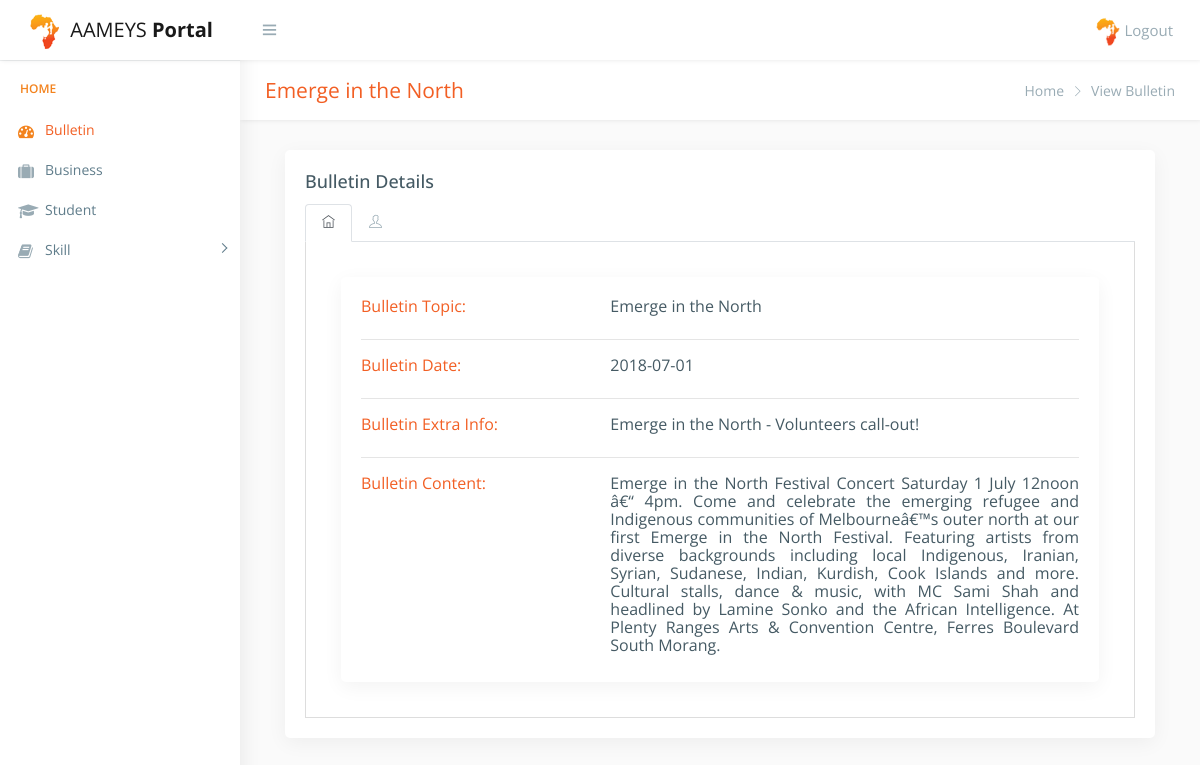
Page /viewbulletin.php?id=17 (signed in) on the committed database.
### tables this page shows
CREATE TABLE `bulletin` (
  `bullId` int(11) NOT NULL,
  `bullTopic` varchar(500) DEFAULT NULL,
  `bullDate` date DEFAULT NULL,
  `bullOther` varchar(1000) DEFAULT NULL,
  `bullContent` longtext,
  `bullReadMore` varchar(1000) DEFAULT NULL,
  `bullImage` varchar(1000) DEFAULT NULL
);

### viewbulletin.php (the view, shortened to what this page needs)
<!DOCTYPE html>
<html lang="en">
<?php
include "include/db_config.php";
$id = $_GET['id'];
$query = "SELECT * FROM bulletin WHERE bullId = $id";
$result = mysqli_query($conn,$query);
$row = mysqli_fetch_assoc($result);
$title = $row['bullTopic'];
?>
<head>
    <link href="css/lib/bootstrap/bootstrap.css" rel="stylesheet">
      <link rel="stylesheet" type="text/css" href="DataTables-1.10.18/css/jquery.dataTables.css"/>
    <link href="css/helper.css" rel="stylesheet">
    <link href="css/style.css" rel="stylesheet">
</head>
<body class="fix-header fix-sidebar">
    <div id="main-wrapper">
        <div class="header" style="">
            <?php include "include/top_nav.php"; ?>
        </div>
        <div class="left-sidebar" style="overflow: visible;">
            <?php include "include/side_nav.php"; ?>
        </div>
        <div class="page-wrapper" style="min-height: 157px;">
            <div class="row page-titles">
                <div class="col-md-5 align-self-center">
                    <h3 class="text-primary"><?php echo $title?></h3> </div>
                <div class="col-md-7 align-self-center">
                    <ol class="breadcrumb">
                      <li class="breadcrumb-item"><a href="bulletin.php">Home</a></li>
                      <li class="breadcrumb-item active">View Bulletin</li>
                    </ol>
                </div>
            </div>
            <div class="container-fluid">
                      <div class="col-md-12">
                              <div class="card">
                                  <div class="card-body">
                                      <h4 class="card-title">Bulletin Details</h4>
                                      <ul class="nav nav-tabs" role="tablist">
                                        <li class="nav-item"> <a class="nav-link active show" data-toggle="tab" href="#home8" role="tab" aria-selected="true"><span><i class="ti-home"></i></span></a> </li>
                                          <li class="nav-item"> <a class="nav-link" data-toggle="tab" href="#profile8" role="tab" aria-selected="false"><span><i class="ti-user"></i></span></a> </li>
                                      </ul>
                                      <div class="tab-content tabcontent-border">
                                          <div class="tab-pane active show" id="home8" role="tabpanel">
                                                <div class="p-20">
                                                            <div class="col-lg-12">
                                                              <div class="card ">
                                                                                                    <div class="card-body">
                                                                                                      <div class="row">
                                                                                                        <div class="col-4"><h5><span class="text-primary">Bulletin Topic: </span></h5></div>
                                                                                                        <div class="col-8"><h5><?php echo $row['bullTopic'];?></h5></div>
                                                                                                      </div>
                                                                                                        <hr/>
                                                                                                      <div class="row">
                                                                                                        <div class="col-4"><h5><span class="text-primary">Bulletin Date: </span></h5></div>
                                                                                                        <div class="col-8"><h5><?php echo $row['bullDate'];?></h5></div>
                                                                                                      </div>
                                                                                                      <hr/>
                                                                                                      <div class="row">
                                                                                                        <div class="col-4"><h5><span class="text-primary">Bulletin Extra Info: </span></h5></div>
                                                                                                        <div class="col-8"><h5><?php echo $row['bullOther'];?></h5></div>
                                                                                                      </div>
                                                                                                        <hr/>
                                                                                                      <div class="row">
                                                                                                        <div class="col-4"><h5><span class="text-primary">Bulletin Content: </span></h5></div>
                                                                                                        <div class="col-8 "><h5 class="text-justify"><?php echo $row['bullContent'];?></h5></div>
                                                                                                      </div>
                                                                                                    </div>
                                                               </div>
                                                              </div>
                                                            </div>
                                                </div>
                                      </div>
                                  </div>
                              </div>
                          </div>
          </div>
        </div>
    </div>
</body>
</html>

### css/helper.css (style rules this page uses)
.p-20 { padding: 20px!important; }

### rows in the picture
bulletin: bullTopic "Emerge in the North", bullDate "2018-07-01", bullOther "Emerge in the North - Volunteers call-out!", bullContent "Emerge in the North Festival Concert Saturday 1 July 12noon â€“ 4pm. Come and celebrate the emerging refugee and Indigenous communities of Melbourneâ€™s outer north at our first Emerge in the North Festival. Featuring artists from diverse backgrounds including local Indigenous, Iranian, Syrian, Sudanese, Indian, Kurdish, Cook Islands and more. Cultural stalls, dance & music, with MC Sami Shah and headlined by Lamine Sonko and the African Intelligence. At Plenty Ranges Arts & Convention Centre, Ferres Boulevard South Morang."
